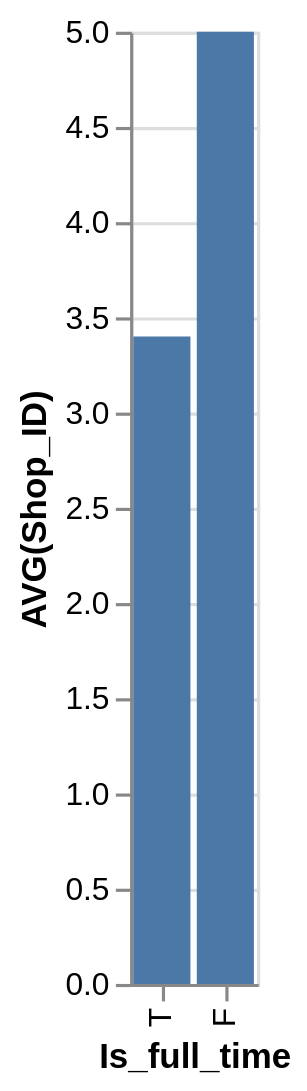

Write a Vega-Lite specification for this figure.
### Vega-Lite specification from a JSON file in a GitHub repository (floating-point values rounded to 4 significant figures)
{"data": {"values": [{"x_data": "T", "y_data": 3.4}, {"x_data": "F", "y_data": 5}]}, "mark": "bar", "encoding": {"x": {"field": "x_data", "type": "nominal", "title": "Is_full_time", "sort": "descending"}, "y": {"field": "y_data", "type": "quantitative", "title": "AVG(Shop_ID)"}}}
